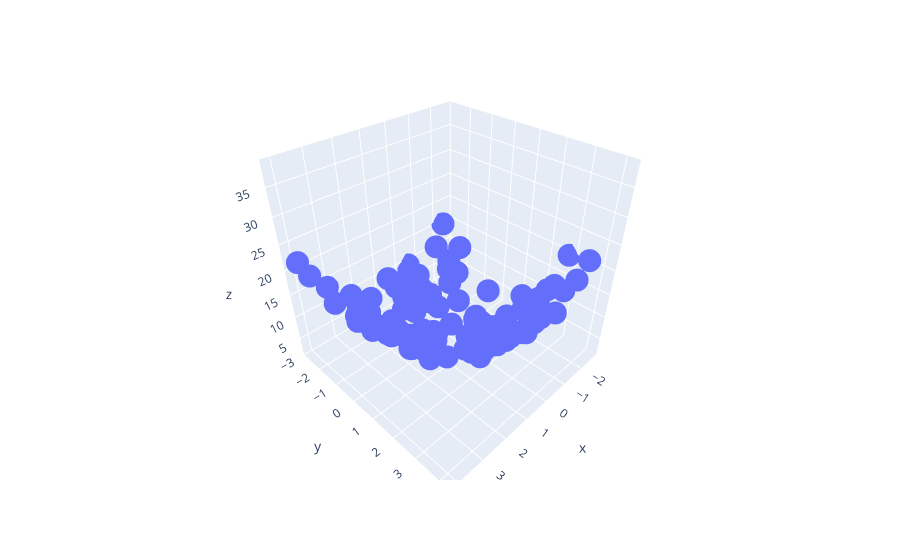

The notebook cell this image was saved under:
### Code cell
import plotly.express as px
df = px.data.iris()
fig = px.scatter_3d(df,x=x.ravel(),y=y.ravel(),z=z.ravel())
fig.show()
